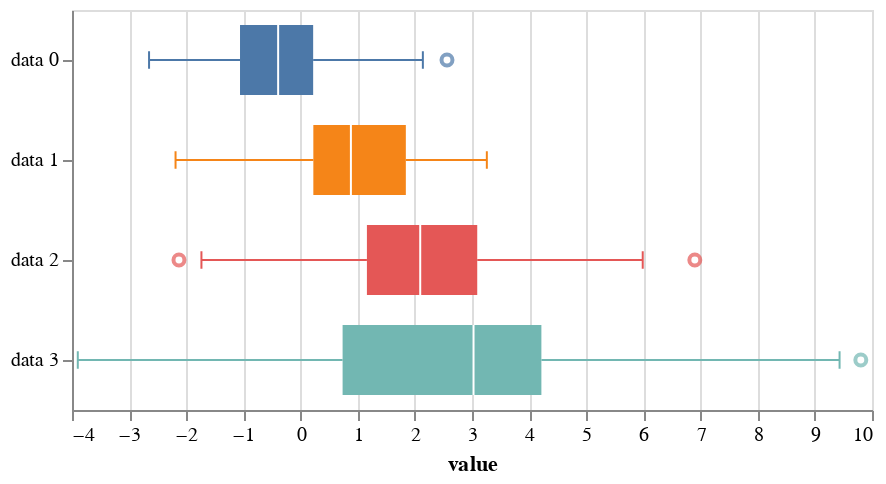

The notebook cell this image was saved under:
### Markdown cell above
## Box plot

We can create a box plot as follows. Note that the mark is a string specifying a box plot (as will be in the future with Altair), and the encoding is specified as a dictionary of key-value pairs.

### Code cell
altcat.catplot(df,
               mark='boxplot',
               encoding=dict(x='value:Q',
                             y=alt.Y('variable:N', title=None),
                             color=alt.Color('variable:N', legend=None)))

### Figure 1 — Vega-Lite specification as saved in the notebook (floating-point values rounded to 4 significant figures)
{"$schema": "https://vega.github.io/schema/vega-lite/v2.6.0.json", "config": {"view": {"height": 300, "width": 400}}, "datasets": {"data-43c38ad97d28617a9024c31811770ca8": [{"bottom": -1.06, "bottom_whisker": -2.652, "middle": -0.3926, "top": 0.2202, "top_whisker": 2.14, "variable": "data 0"}, {"bottom": 0.2235, "bottom_whisker": -2.188, "middle": 0.8808, "top": 1.842, "top_whisker": 3.26, "variable": "data 1"}, {"bottom": 1.161, "bottom_whisker": -1.735, "middle": 2.094, "top": 3.092, "top_whisker": 5.988, "variable": "data 2"}, {"bottom": 0.7355, "bottom_whisker": -3.899, "middle": 3.027, "top": 4.214, "top_whisker": 9.433, "variable": "data 3"}], "data-adb738335b0574ca93328bab4de7596d": [{"value": 2.562, "variable": "data 0"}, {"value": -2.128, "variable": "data 2"}, {"value": 6.899, "variable": "data 2"}, {"value": 9.804, "variable": "data 3"}]}, "layer": [{"data": {"name": "data-43c38ad97d28617a9024c31811770ca8"}, "encoding": {"color": {"field": "variable", "legend": null, "scale": {}, "type": "nominal"}, "x": {"field": "bottom_whisker", "title": "value", "type": "quantitative"}, "x2": {"field": "bottom", "type": "quantitative"}, "y": {"field": "variable", "scale": {}, "title": null, "type": "nominal"}}, "height": 200, "mark": {"type": "rule"}, "width": 400}, {"data": {"name": "data-43c38ad97d28617a9024c31811770ca8"}, "encoding": {"color": {"field": "variable", "legend": null, "scale": {}, "type": "nominal"}, "x": {"field": "top", "title": "value", "type": "quantitative"}, "x2": {"field": "top_whisker", "type": "quantitative"}, "y": {"field": "variable", "scale": {}, "title": null, "type": "nominal"}}, "height": 200, "mark": {"type": "rule"}, "width": 400}, {"data": {"name": "data-43c38ad97d28617a9024c31811770ca8"}, "encoding": {"color": {"field": "variable", "legend": null, "scale": {}, "type": "nominal"}, "x": {"field": "bottom", "title": "value", "type": "quantitative"}, "x2": {"field": "top", "type": "quantitative"}, "y": {"field": "variable", "scale": {}, "title": null, "type": "nominal"}}, "height": 200, "mark": {"size": 35, "type": "bar"}, "width": 400}, {"data": {"name": "data-43c38ad97d28617a9024c31811770ca8"}, "encoding": {"x": {"field": "middle", "title": "value", "type": "quantitative"}, "y": {"field": "variable", "scale": {}, "title": null, "type": "nominal"}}, "height": 200, "mark": {"color": "white", "opacity": 1, "size": 35, "type": "tick"}, "width": 400}, {"data": {"name": "data-adb738335b0574ca93328bab4de7596d"}, "encoding": {"color": {"field": "variable", "legend": null, "scale": {}, "type": "nominal"}, "x": {"field": "value", "title": "value", "type": "quantitative"}, "y": {"field": "variable", "scale": {}, "title": null, "type": "nominal"}}, "height": 200, "mark": {"type": "point"}, "width": 400}, {"data": {"name": "data-43c38ad97d28617a9024c31811770ca8"}, "encoding": {"color": {"field": "variable", "legend": null, "scale": {}, "type": "nominal"}, "x": {"field": "bottom_whisker", "title": "value", "type": "quantitative"}, "y": {"field": "variable", "scale": {}, "title": null, "type": "nominal"}}, "height": 200, "mark": {"opacity": 1, "size": 8.75, "type": "tick"}, "width": 400}, {"data": {"name": "data-43c38ad97d28617a9024c31811770ca8"}, "encoding": {"color": {"field": "variable", "legend": null, "scale": {}, "type": "nominal"}, "x": {"field": "top_whisker", "title": "value", "type": "quantitative"}, "y": {"field": "variable", "scale": {}, "title": null, "type": "nominal"}}, "height": 200, "mark": {"opacity": 1, "size": 8.75, "type": "tick"}, "width": 400}]}
